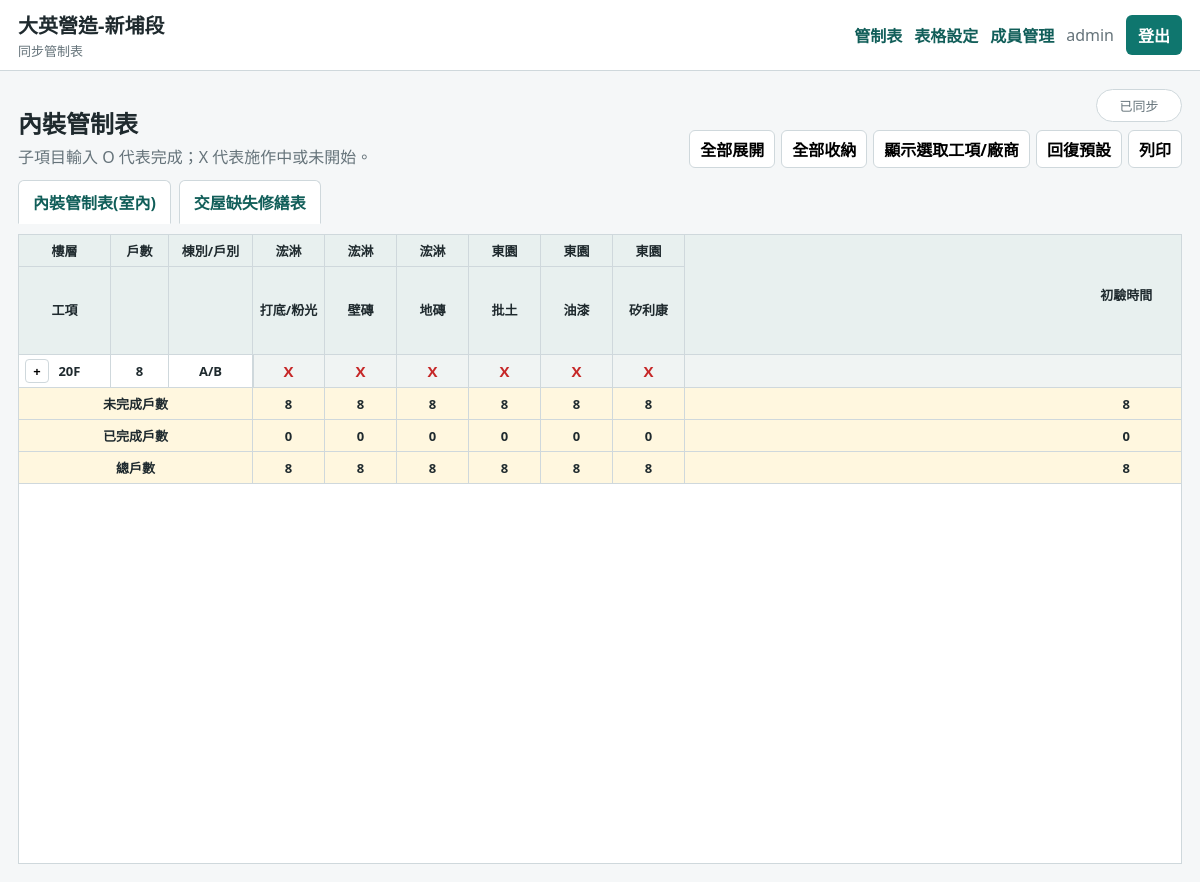
Page /sheet/4 (signed in) on the committed database.
### tables this page shows
CREATE TABLE meta (
            key TEXT PRIMARY KEY,
            value TEXT NOT NULL
        );

CREATE TABLE sheets (
            id INTEGER PRIMARY KEY AUTOINCREMENT,
            name TEXT NOT NULL,
            sort_order INTEGER NOT NULL DEFAULT 1,
            created_at TEXT NOT NULL DEFAULT CURRENT_TIMESTAMP
        );

CREATE TABLE tasks (
            id INTEGER PRIMARY KEY AUTOINCREMENT,
            col_index INTEGER NOT NULL UNIQUE,
            vendor TEXT,
            location TEXT,
            name TEXT NOT NULL
        , sheet_id INTEGER);

CREATE TABLE extra_fields (
            id INTEGER PRIMARY KEY AUTOINCREMENT,
            sheet_id INTEGER NOT NULL,
            field_key TEXT NOT NULL,
            name TEXT NOT NULL,
            field_type TEXT NOT NULL DEFAULT 'date',
            sort_order INTEGER NOT NULL DEFAULT 0,
            is_builtin INTEGER NOT NULL DEFAULT 0,
            active INTEGER NOT NULL DEFAULT 1,
            UNIQUE(sheet_id, field_key),
            FOREIGN KEY (sheet_id) REFERENCES sheets(id)
        );

CREATE TABLE floors (
            id INTEGER PRIMARY KEY AUTOINCREMENT,
            sort_order INTEGER NOT NULL UNIQUE,
            name TEXT NOT NULL,
            block_name TEXT,
            unit_count INTEGER NOT NULL
        , sheet_id INTEGER);

### app.py (the view)
@app.route("/sheet")
@app.route("/sheet/<int:sheet_id>")
@login_required
def sheet(sheet_id: int | None = None):
    with db() as conn:
        resolved = resolve_sheet_id(conn, sheet_id)
    session["sheet_id"] = resolved
    grid = load_grid(resolved)
    return render_template(
        "sheet.html",
        grid=grid,
        settings=grid["settings"],
        done_value=DONE_VALUE,
        working_value=WORKING_VALUE,
    )

### app.py (called while the page is built)
@app.context_processor
def inject_asset_version():
    return {"asset_version": ASSET_VERSION}

def db():
    return connect_db(DB_PATH)

def login_required(fn):
    @wraps(fn)
    def wrapper(*args, **kwargs):
        if not session.get("user_id"):
            return redirect(url_for("login"))
        return fn(*args, **kwargs)
    return wrapper

def get_settings(conn: sqlite3.Connection) -> dict[str, str]:
    settings = DEFAULT_SETTINGS.copy()
    rows = conn.execute("SELECT key, value FROM meta").fetchall()
    for row in rows:
        if row["key"] in settings:
            settings[row["key"]] = row["value"]
    return settings

def available_sheets(conn: sqlite3.Connection) -> list[sqlite3.Row]:
    return conn.execute("SELECT * FROM sheets ORDER BY sort_order, id").fetchall()

def resolve_sheet_id(conn: sqlite3.Connection, sheet_id: int | None = None) -> int:
    if sheet_id:
        row = conn.execute("SELECT id FROM sheets WHERE id = ?", (sheet_id,)).fetchone()
        if row:
            return row["id"]
    row = conn.execute("SELECT id FROM sheets ORDER BY sort_order, id LIMIT 1").fetchone()
    if row:
        return row["id"]
    cur = conn.execute("INSERT INTO sheets (name, sort_order) VALUES (?, ?)", (get_setting(conn, "tab_title"), 1))
    return cur.lastrowid

def extra_done(field: dict | sqlite3.Row, extra: dict) -> bool:
    field_key = field["field_key"]
    if field_key == "initial_check":
        return bool(extra.get("recheck_1")) or bool(extra.get("recheck_2")) or extra.get("handover") == DONE_VALUE
    if field_key == "recheck_1":
        return bool(extra.get("recheck_2")) or extra.get("handover") == DONE_VALUE
    if field_key == "recheck_2":
        return bool(extra.get("recheck_2")) or extra.get("handover") == DONE_VALUE
    if field_key == "handover":
        return extra.get("handover") == DONE_VALUE
    if field["field_type"] == "status":
        return extra.get(field_key) == DONE_VALUE
    return bool(extra.get(field_key))

### db_compat.py (called while the page is built)
def _database_url() -> str:
    return os.environ.get("DATABASE_URL", "").strip()

def is_postgres() -> bool:
    url = _database_url()
    return url.startswith("postgres://") or url.startswith("postgresql://")

### templates/sheet.html (shortened to what this page needs)
{% extends "base.html" %}
{% block content %}
<section class="sheet-header">
  <div>
    <h1>{{ grid.settings.sheet_title }}</h1>
    <p>{{ grid.settings.instruction_text }}</p>
  </div>
  <div class="sheet-actions">
    <div class="sync-state" id="syncState">已同步</div>
    <div class="action-buttons">
      <button type="button" id="expandAllBtn">全部展開</button>
      <button type="button" id="collapseAllBtn">全部收納</button>
      <button type="button" id="showSelectedBtn">顯示選取工項/廠商</button>
      {% if session.get("role") == "admin" %}
      <button type="button" id="resetSheetBtn" data-sheet-id="{{ grid.current_sheet.id }}">回復預設</button>
      {% endif %}
      <button type="button" id="printBtn">列印</button>
    </div>
  </div>
</section>
<div class="tabs">
  {% for sheet in grid.sheets %}
  <a class="tab {{ 'active' if sheet.id == grid.current_sheet.id else '' }}" href="{{ url_for('sheet', sheet_id=sheet.id) }}">{{ sheet.name }}</a>
  {% endfor %}
</div>
<section class="table-shell">
  <table class="control-table" id="controlTable" data-sheet-id="{{ grid.current_sheet.id }}">
    <thead>
      <tr class="vendor-row">
        <th class="meta" data-head-floor>{{ grid.settings.floor_header }}</th>
        <th class="count">{{ grid.settings.count_header }}</th>
        <th class="unit" data-head-unit>{{ grid.settings.unit_header }}</th>
        {% for task in grid.tasks %}
        <th class="selectable-head task-col task-col-{{ task.id }}" data-vendor-task="{{ task.id }}">{{ task.vendor }}</th>
        {% endfor %}
        {% for field in grid.extra_fields %}
        <th class="extra-head" rowspan="2" data-extra-head="{{ field.field_key }}">{{ field.name }}</th>
        {% endfor %}
      </tr>
      <tr class="task-row">
        <th class="meta" data-head-task-label>{{ grid.settings.task_header }}</th>
        <th class="count"></th>
        <th class="unit"></th>
        {% for task in grid.tasks %}
        <th class="selectable-head task-col task-col-{{ task.id }}" data-task-id="{{ task.id }}" title="{{ task.name }}">{{ task.name }}</th>
        {% endfor %}
      </tr>
    </thead>
    <tbody id="gridBody">
      {% for item in grid.floor_rows %}
      <tr class="floor-row" data-floor-id="{{ item.floor.id }}">
        <td class="floor-cell" data-floor-label>
          <button class="toggle" type="button" data-floor-id="{{ item.floor.id }}">+</button>
          {{ item.floor.name }}
        </td>
        <td>{{ item.floor.unit_count }}</td>
        <td>{{ item.floor.block_name }}</td>
        {% for task in grid.tasks %}
        {% set status = item.parent_status[task.id] %}
        <td class="parent-status task-col task-col-{{ task.id }} {{ 'ok' if status == 'O' else 'bad' }}" data-parent-task="{{ task.id }}">{{ status }}</td>
        {% endfor %}
        {% for field in grid.extra_fields %}
        <td class="parent-extra"></td>
        {% endfor %}
      </tr>
      {% endfor %}
    </tbody>
    <tfoot>
      <tr>
        <th colspan="3">未完成戶數</th>
        {% for task in grid.tasks %}
        <td class="task-col task-col-{{ task.id }}" data-summary-open="{{ task.id }}">{{ grid.summary[task.id].total - grid.summary[task.id].done }}</td>
        {% endfor %}
        {% for field in grid.extra_fields %}
        <td data-extra-summary-open="{{ field.field_key }}">{{ grid.extra_summary[field.field_key].total - grid.extra_summary[field.field_key].done }}</td>
        {% endfor %}
      </tr>
      <tr>
        <th colspan="3">已完成戶數</th>
        {% for task in grid.tasks %}
        <td class="task-col task-col-{{ task.id }}" data-summary-done="{{ task.id }}">{{ grid.summary[task.id].done }}</td>
        {% endfor %}
        {% for field in grid.extra_fields %}
        <td data-extra-summary-done="{{ field.field_key }}">{{ grid.extra_summary[field.field_key].done }}</td>
        {% endfor %}
      </tr>
      <tr>
        <th colspan="3">總戶數</th>
        {% for task in grid.tasks %}
        <td class="task-col task-col-{{ task.id }}" data-summary-total="{{ task.id }}">{{ grid.summary[task.id].total }}</td>
        {% endfor %}
        {% for field in grid.extra_fields %}
        <td data-extra-summary-total="{{ field.field_key }}">{{ grid.extra_summary[field.field_key].total }}</td>
        {% endfor %}
      </tr>
    </tfoot>
  </table>
</section>
{% endblock %}

### templates/base.html (shortened to what this page needs)
<!doctype html>
<html lang="zh-Hant">
<head>
  <link rel="stylesheet" href="{{ url_for('static', filename='styles.css', v=asset_version) }}">
</head>
<body>
  {% if session.get("user_id") %}
  <header class="topbar">
    <div>
      <div class="brand">{{ settings.site_title if settings else "&#22823;&#33521;&#29151;&#36896;-&#26032;&#22484;&#27573;" }}</div>
      <div class="subtitle">&#21516;&#27493;&#31649;&#21046;&#34920;</div>
    </div>
    <nav class="nav">
      <a href="{{ url_for('sheet') }}">&#31649;&#21046;&#34920;</a>
      {% if session.get("role") == "admin" %}
      <a href="{{ url_for('table_admin') }}">&#34920;&#26684;&#35373;&#23450;</a>
      <a href="{{ url_for('users') }}">&#25104;&#21729;&#31649;&#29702;</a>
      {% endif %}
      <span class="user">{{ session.get("display_name") or session.get("username") }}</span>
      <form method="post" action="{{ url_for('logout') }}">
        <button type="submit" class="ghost">&#30331;&#20986;</button>
      </form>
    </nav>
  </header>
  {% endif %}
  <main class="{% block main_class %}page{% endblock %}">
    {% block content %}{% endblock %}
  </main>
</body>
</html>

### rows in the picture
meta: value "大英營造-新埔段"
meta: settings.sheet_title "內裝管制表"
meta: settings.instruction_text "子項目輸入 O 代表完成；X 代表施作中或未開始。"
sheets: name "內裝管制表(室內)"
sheets: name "交屋缺失修繕表"
meta: settings.floor_header "樓層"
meta: settings.count_header "戶數"
meta: settings.unit_header "棟別/戶別"
tasks: vendor "浤淋", name "打底/粉光", status "X", summary "8", summary "0"
tasks: vendor "浤淋", name "壁磚", status "X", summary "8", summary "0"
tasks: vendor "浤淋", name "地磚", status "X", summary "8", summary "0"
tasks: vendor "東園", name "批土", status "X", summary "8", summary "0"
tasks: vendor "東園", name "油漆", status "X", summary "8", summary "0"
tasks: vendor "東園", name "矽利康", status "X", summary "8", summary "0"
extra_fields: name "初驗時間", field_key "8", field_key "0"
meta: settings.task_header "工項"
floors: floor.name "20F", floor.unit_count "8", floor.block_name "A/B"

### other values in the picture
{{ session.get("display_name") or session.get("username") }} "admin"
